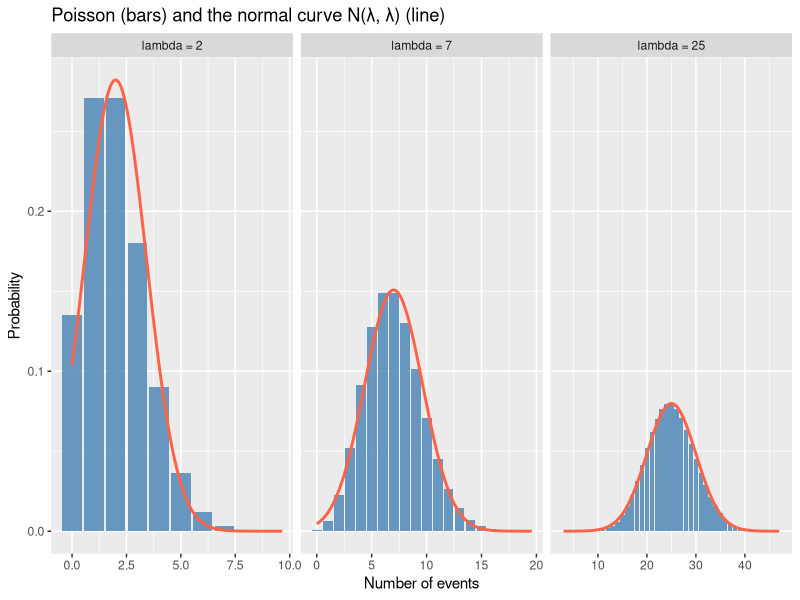

Write the R code that produced this figure.
## ---- chunk 1
# exact Poisson
ppois(19, lambda = 25)

# normal approximation, with continuity correction
pnorm(19.5, mean = 25, sd = 5)

# normal approximation, without the correction
pnorm(19, mean = 25, sd = 5)
## ---- chunk 2
#| fig-width: 9
#| fig-height: 3.8
library(tidyverse)

lambdas <- c(2, 7, 25)

# show each panel only over the range where the probability is not negligible
xrange <- function(l) c(max(0, l - 4 * sqrt(l) - 2), l + 4 * sqrt(l) + 2)

plot_data <- map_dfr(lambdas, function(l) {
  r <- xrange(l)
  tibble(lambda = l, x = ceiling(r[1]):floor(r[2]), poisson = dpois(x, l))
}) %>%
  mutate(label = factor(paste("lambda =", lambda), levels = paste("lambda =", lambdas)))

curve_data <- map_dfr(lambdas, function(l) {
  tibble(lambda = l, x = seq(xrange(l)[1], xrange(l)[2], length.out = 400),
         normal = dnorm(x, l, sqrt(l)))
}) %>%
  mutate(label = factor(paste("lambda =", lambda), levels = paste("lambda =", lambdas)))

ggplot() +
  geom_col(data = plot_data, aes(x, poisson), fill = "steelblue", alpha = 0.8) +
  geom_line(data = curve_data, aes(x, normal), colour = "tomato", linewidth = 1) +
  facet_wrap(~ label, scales = "free_x") +
  labs(title = "Poisson (bars) and the normal curve N(λ, λ) (line)",
       x = "Number of events", y = "Probability")
## ---- chunk 3
max_error <- function(l, correction) {
  x <- 0:(3 * l + 10)
  shift <- if (correction) 0.5 else 0
  max(abs(ppois(x, l) - pnorm(x + shift, l, sqrt(l))))
}

tibble(lambda = c(2, 5, 10, 20, 25, 50)) %>%
  mutate(with_correction    = map_dbl(lambda, max_error, correction = TRUE),
         without_correction = map_dbl(lambda, max_error, correction = FALSE)) %>%
  mutate(across(-lambda, ~ round(.x, 4))) %>%
  knitr::kable()
